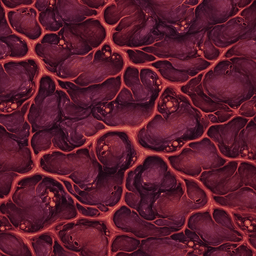
#> input picture art/living_substrate_master.png, 256 x 256 px
$ python gen_substrate_stages.py
#> lines starting #> are read from the running program, lines starting #| are printed output that depends on the picture
#!/usr/bin/env python3
"""Living Substrate stage tiles from one master.

    python3 art/gen_substrate_stages.py

Reads art/living_substrate_master.png, the 256x256 mature tissue (4x4 blocks), and writes the sixteen 64x64 tiles
of every stage to textures/block/living_substrate_<stage>_<i>.png. Young and basic are derived from the master, so all
three stages share one vein network and one ground: a vein that enters a mature cell continues through its young and
basic neighbours. Evidence goes to build/art/living_substrate-stages.png (the three macros) and
build/art/living_substrate_<stage>-tiled.png (each macro repeated 2x2).

Stage recipe (docs/design/LIVING_SUBSTRATE_MUTATIONS.md, Appearance):
  basic   ground grain with the trunk veins only, dark red
  young   the whole network at medium weight, faint tissue pads, the pores
  mature  the master, veins toned down a little and the pads pulled toward red
"""
import pathlib

import numpy as np
from PIL import Image, ImageFilter

ROOT = pathlib.Path(__file__).resolve().parents[1]
MASTER = ROOT / "art" / "living_substrate_master.png"
TEXTURES = ROOT / "src" / "main" / "resources" / "assets" / "infestusfrontier" / "textures" / "block"
EVIDENCE = ROOT / "build" / "art"
SIZE, TILES = 256, 4

GROUND = np.array([0.17, 0.085, 0.10])
VEIN_DARK = np.array([0.42, 0.12, 0.16])
VEIN_MID = np.array([0.62, 0.22, 0.26])
VEIN_LIGHT = np.array([0.74, 0.48, 0.42])


def blur(a, radius):
    """Gaussian blur that wraps, so the macro keeps tiling without a seam."""
    big = np.tile(a, (3, 3) if a.ndim == 2 else (3, 3, 1))
    img = Image.fromarray((np.clip(big, 0, 1) * 255).astype("uint8"))
    out = np.asarray(img.filter(ImageFilter.GaussianBlur(radius))).astype(float) / 255
    return out[SIZE : 2 * SIZE, SIZE : 2 * SIZE]


def mix(base, mask, colour):
    return base * (1 - mask[..., None]) + colour * mask[..., None]


def luminance(rgb):
    return rgb @ np.array([0.299, 0.587, 0.114])


def seamless(a, band=8):
    """Cross-fades each edge with the opposite edge, so the macro wraps with no line."""
#> called with band = 8
    a = a.copy()
    for axis in (0, 1):
        n = a.shape[axis]
        for i in range(band):
            w = 0.5 * (1 - i / band)
            lo = [slice(None)] * a.ndim
            hi = [slice(None)] * a.ndim
            lo[axis], hi[axis] = i, n - 1 - i
            first, last = a[tuple(lo)].copy(), a[tuple(hi)].copy()
            a[tuple(lo)] = (1 - w) * first + w * last
            a[tuple(hi)] = (1 - w) * last + w * first
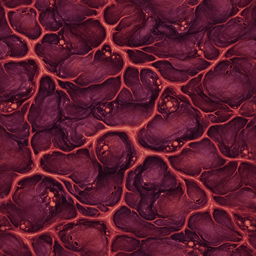
#> a: shape (256, 256, 3) float64; mean of channels 0, 1, 2 0.381, 0.106, 0.194; drawn as R, G, B
    return a


def stages(master):
    master = seamless(master)
    lum = luminance(master)
    vein = np.clip((lum - 0.42) / 0.25, 0, 1)
    trunk = np.clip((blur(vein, 2.5) - 0.25) / 0.3, 0, 1)
#> trunk: shape (256, 256) float64; every value is 0
    pad = np.clip((master[..., 0] - master[..., 1] - 0.15) / 0.25, 0, 1) * (1 - vein)
    pore = np.clip((lum - 0.55) / 0.2, 0, 1) * (1 - trunk)

    grain = lum - blur(lum, 4)
    relief = blur(lum, 12) - blur(lum, 12).mean()
#> call 3 of blur, with radius = 12
#> in blur (call 3), `out = np.asarray(img.filter(ImageFilter.GaussianBlur(radius))).astype(..`:
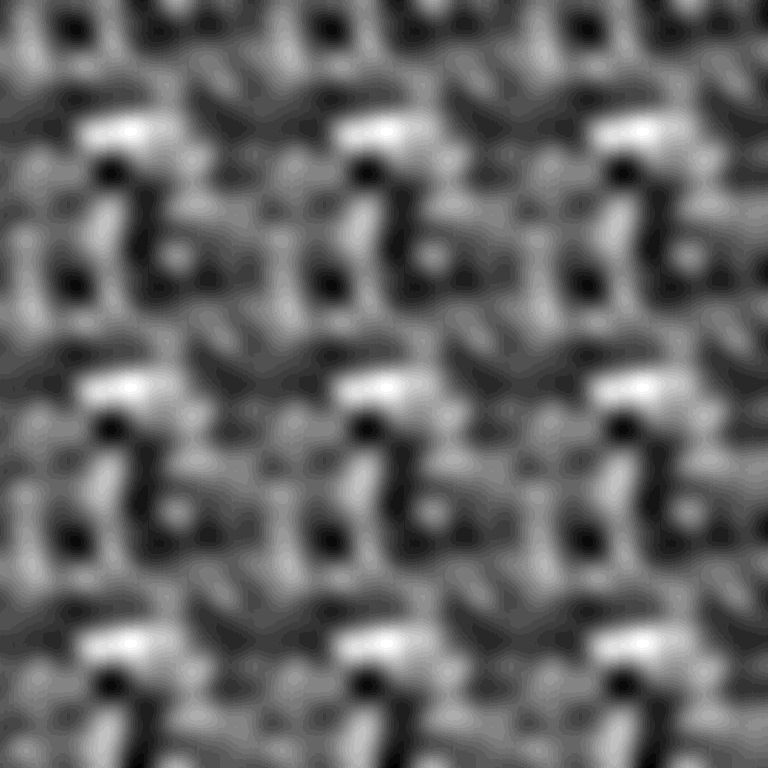
#> out: shape (768, 768) float64; min 0.157, max 0.255, mean 0.196; drawn with min black and max white
    ground = GROUND + grain[..., None] * np.array([1.2, 0.8, 0.9]) + relief[..., None] * 0.5
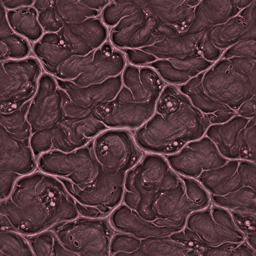
#> ground: shape (256, 256, 3) float64; mean of channels 0, 1, 2 0.172, 0.0865, 0.102; drawn with min black and max white
    ground = np.clip(ground, 0, 1)

    basic = mix(ground, trunk * 0.9, VEIN_DARK)
    basic = mix(basic, np.clip(vein - trunk, 0, 1) * 0.35, VEIN_DARK)

    young = mix(ground, pad * 0.55, master * 0.9)
#> in mix (call 3), `return base * (1 - mask[..., None]) + colour * mask[..., None]`:
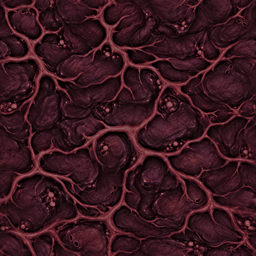
#> returned value: shape (256, 256, 3) float64; mean of channels 0, 1, 2 0.226, 0.0893, 0.12; drawn as R, G, B
    young = mix(young, vein * 0.85, VEIN_MID)
    young = mix(young, trunk * 0.6, VEIN_LIGHT)
    young = mix(young, pore * 0.6, VEIN_LIGHT)

    mature = master.copy()
    mature[..., 2] *= 0.9
    mature = mix(mature, vein, master * 0.88 + 0.02) * 0.95
    return {"basic": basic, "young": young, "mature": mature}


def image(a):
    return Image.fromarray((np.clip(a, 0, 1) * 255).astype("uint8"))


def main():
    master = np.asarray(Image.open(MASTER).convert("RGB")).astype(float) / 255
    assert master.shape == (SIZE, SIZE, 3), master.shape
    out = stages(master)
#> out = 3 items
    EVIDENCE.mkdir(parents=True, exist_ok=True)
    sheet = Image.new("RGB", (3 * SIZE + 32, SIZE), (40, 40, 40))
#> sheet: PIL image 800x256 RGB; every value is 40
    tile = SIZE // TILES
    for column, (stage, data) in enumerate(out.items()):
        macro = image(data)
        for i in range(TILES * TILES):
            x, y = (i % TILES) * tile, (i // TILES) * tile
            macro.crop((x, y, x + tile, y + tile)).save(TEXTURES / f"living_substrate_{stage}_{i}.png")
        sheet.paste(macro, (column * (SIZE + 16), 0))
        tiled = Image.new("RGB", (2 * SIZE, 2 * SIZE))
        for dx in (0, SIZE):
            for dy in (0, SIZE):
                tiled.paste(macro, (dx, dy))
        tiled.save(EVIDENCE / f"living_substrate_{stage}-tiled.png")
        print(f"{stage}: mean brightness {luminance(data).mean() * 255:.0f}")
#> this loop made 3 passes
#> stage on passes 1 to 3: 'basic', 'young', 'mature'
#| basic: mean brightness 29
#| young: mean brightness 34
#| mature: mean brightness 47
#> pass 1, in main, `macro.crop((x, y, x + tile, y + tile)).save(TEXTURES / f"living_substr..`:
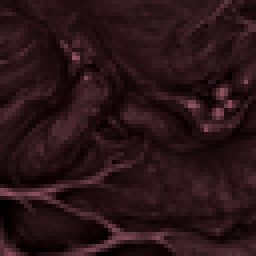
#> saved as living_substrate_basic_2.png: PIL image 64x64 RGB (shown 4 times larger); mean R, G, B 41.2, 19.5, 23.3
#> after the loop:
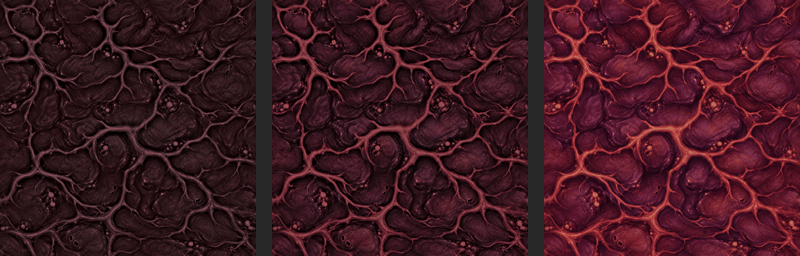
#> sheet: PIL image 800x256 RGB; mean R, G, B 63.1, 23.6, 32.7
#> after the loop:
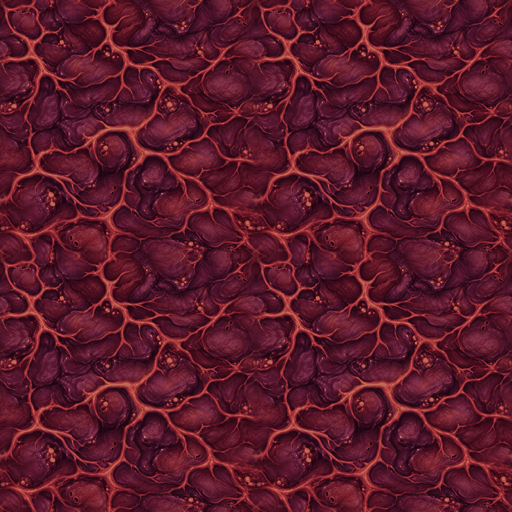
#> tiled: PIL image 512x512 RGB; mean R, G, B 91.6, 25.2, 41.7
    sheet.save(EVIDENCE / "living_substrate-stages.png")


if __name__ == "__main__":
    main()
